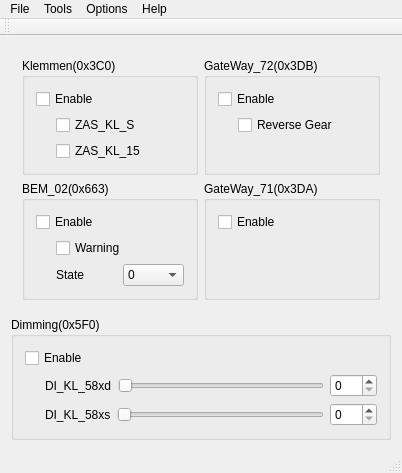
<?xml version="1.0" encoding="UTF-8"?>
<ui version="4.0">
 <class>MainWindow</class>
 <widget class="QMainWindow" name="MainWindow">
  <property name="geometry">
   <rect>
    <x>0</x>
    <y>0</y>
    <width>402</width>
    <height>421</height>
   </rect>
  </property>
  <property name="windowTitle">
   <string>Tiny ECUSimulator</string>
  </property>
  <widget class="QWidget" name="centralWidget">
   <layout class="QGridLayout" name="gridLayout_2">
    <item row="0" column="0">
     <widget class="QWidget" name="widget" native="true">
      <layout class="QGridLayout" name="gridLayout_3">
       <item row="0" column="0">
        <widget class="QGroupBox" name="groupBox">
         <property name="title">
          <string>Klemmen(0x3C0)</string>
         </property>
         <layout class="QVBoxLayout" name="verticalLayout">
          <item>
           <widget class="QCheckBox" name="cbEnable0x3C0">
            <property name="sizePolicy">
             <sizepolicy hsizetype="Preferred" vsizetype="Preferred">
              <horstretch>0</horstretch>
              <verstretch>0</verstretch>
             </sizepolicy>
            </property>
            <property name="text">
             <string>Enable</string>
            </property>
            <property name="iconSize">
             <size>
              <width>50</width>
              <height>26</height>
             </size>
            </property>
           </widget>
          </item>
          <item>
           <layout class="QHBoxLayout" name="horizontalLayout">
            <item>
             <spacer name="horizontalSpacer">
              <property name="orientation">
               <enum>Qt::Horizontal</enum>
              </property>
              <property name="sizeType">
               <enum>QSizePolicy::Fixed</enum>
              </property>
              <property name="sizeHint" stdset="0">
               <size>
                <width>20</width>
                <height>20</height>
               </size>
              </property>
             </spacer>
            </item>
            <item>
             <widget class="QCheckBox" name="cbSigZAS_Kl_S">
              <property name="text">
               <string>ZAS_KL_S</string>
              </property>
             </widget>
            </item>
           </layout>
          </item>
          <item>
           <layout class="QHBoxLayout" name="horizontalLayout_2">
            <item>
             <spacer name="horizontalSpacer_2">
              <property name="orientation">
               <enum>Qt::Horizontal</enum>
              </property>
              <property name="sizeType">
               <enum>QSizePolicy::Fixed</enum>
              </property>
              <property name="sizeHint" stdset="0">
               <size>
                <width>20</width>
                <height>20</height>
               </size>
              </property>
             </spacer>
            </item>
            <item>
             <widget class="QCheckBox" name="cbSigZAS_Kl_15">
              <property name="text">
               <string>ZAS_KL_15</string>
              </property>
             </widget>
            </item>
           </layout>
          </item>
         </layout>
        </widget>
       </item>
       <item row="0" column="2">
        <widget class="QGroupBox" name="groupBox_4">
         <property name="title">
          <string>GateWay_72(0x3DB)</string>
         </property>
         <layout class="QVBoxLayout" name="verticalLayout_4">
          <item>
           <widget class="QCheckBox" name="cbEnable0x3DB">
            <property name="sizePolicy">
             <sizepolicy hsizetype="Preferred" vsizetype="Preferred">
              <horstretch>0</horstretch>
              <verstretch>0</verstretch>
             </sizepolicy>
            </property>
            <property name="text">
             <string>Enable</string>
            </property>
            <property name="iconSize">
             <size>
              <width>50</width>
              <height>26</height>
             </size>
            </property>
           </widget>
          </item>
          <item>
           <layout class="QHBoxLayout" name="horizontalLayout_6">
            <item>
             <spacer name="horizontalSpacer_6">
              <property name="orientation">
               <enum>Qt::Horizontal</enum>
              </property>
              <property name="sizeType">
               <enum>QSizePolicy::Fixed</enum>
              </property>
              <property name="sizeHint" stdset="0">
               <size>
                <width>20</width>
                <height>20</height>
               </size>
              </property>
             </spacer>
            </item>
            <item>
             <widget class="QCheckBox" name="cbSigBCM_Rueckfahrlicht_Anf">
              <property name="text">
               <string>Reverse Gear</string>
              </property>
             </widget>
            </item>
           </layout>
          </item>
          <item>
           <spacer name="verticalSpacer">
            <property name="orientation">
             <enum>Qt::Vertical</enum>
            </property>
            <property name="sizeHint" stdset="0">
             <size>
              <width>20</width>
              <height>40</height>
             </size>
            </property>
           </spacer>
          </item>
         </layout>
        </widget>
       </item>
       <item row="1" column="0">
        <widget class="QGroupBox" name="groupBox_2">
         <property name="title">
          <string>BEM_02(0x663)</string>
         </property>
         <layout class="QVBoxLayout" name="verticalLayout_2">
          <item>
           <widget class="QCheckBox" name="cbEnable0x663">
            <property name="sizePolicy">
             <sizepolicy hsizetype="Preferred" vsizetype="Preferred">
              <horstretch>0</horstretch>
              <verstretch>0</verstretch>
             </sizepolicy>
            </property>
            <property name="text">
             <string>Enable</string>
            </property>
            <property name="iconSize">
             <size>
              <width>50</width>
              <height>26</height>
             </size>
            </property>
           </widget>
          </item>
          <item>
           <layout class="QHBoxLayout" name="horizontalLayout_3">
            <item>
             <spacer name="horizontalSpacer_3">
              <property name="orientation">
               <enum>Qt::Horizontal</enum>
              </property>
              <property name="sizeType">
               <enum>QSizePolicy::Fixed</enum>
              </property>
              <property name="sizeHint" stdset="0">
               <size>
                <width>20</width>
                <height>20</height>
               </size>
              </property>
             </spacer>
            </item>
            <item>
             <widget class="QCheckBox" name="cbSigBEM_MMI_Vorwarnung">
              <property name="text">
               <string>Warning</string>
              </property>
             </widget>
            </item>
           </layout>
          </item>
          <item>
           <layout class="QHBoxLayout" name="horizontalLayout_4">
            <item>
             <spacer name="horizontalSpacer_4">
              <property name="orientation">
               <enum>Qt::Horizontal</enum>
              </property>
              <property name="sizeType">
               <enum>QSizePolicy::Fixed</enum>
              </property>
              <property name="sizeHint" stdset="0">
               <size>
                <width>20</width>
                <height>20</height>
               </size>
              </property>
             </spacer>
            </item>
            <item>
             <widget class="QLabel" name="label">
              <property name="text">
               <string>State</string>
              </property>
             </widget>
            </item>
            <item>
             <widget class="QComboBox" name="coSigBEM_02_Abschaltstufen">
              <item>
               <property name="text">
                <string>0</string>
               </property>
              </item>
              <item>
               <property name="text">
                <string>1</string>
               </property>
              </item>
              <item>
               <property name="text">
                <string>2</string>
               </property>
              </item>
              <item>
               <property name="text">
                <string>3</string>
               </property>
              </item>
              <item>
               <property name="text">
                <string>4</string>
               </property>
              </item>
              <item>
               <property name="text">
                <string>5</string>
               </property>
              </item>
              <item>
               <property name="text">
                <string>6</string>
               </property>
              </item>
              <item>
               <property name="text">
                <string>7</string>
               </property>
              </item>
             </widget>
            </item>
           </layout>
          </item>
         </layout>
        </widget>
       </item>
       <item row="1" column="2">
        <widget class="QGroupBox" name="groupBox_3">
         <property name="title">
          <string>GateWay_71(0x3DA)</string>
         </property>
         <layout class="QVBoxLayout" name="verticalLayout_3">
          <item>
           <widget class="QCheckBox" name="cbEnable0x3DA">
            <property name="sizePolicy">
             <sizepolicy hsizetype="Preferred" vsizetype="Preferred">
              <horstretch>0</horstretch>
              <verstretch>0</verstretch>
             </sizepolicy>
            </property>
            <property name="text">
             <string>Enable</string>
            </property>
            <property name="iconSize">
             <size>
              <width>50</width>
              <height>26</height>
             </size>
            </property>
           </widget>
          </item>
          <item>
           <spacer name="verticalSpacer_2">
            <property name="orientation">
             <enum>Qt::Vertical</enum>
            </property>
            <property name="sizeHint" stdset="0">
             <size>
              <width>20</width>
              <height>40</height>
             </size>
            </property>
           </spacer>
          </item>
         </layout>
        </widget>
       </item>
      </layout>
     </widget>
    </item>
    <item row="1" column="0">
     <widget class="QGroupBox" name="groupBox_5">
      <property name="title">
       <string>Dimming(0x5F0)</string>
      </property>
      <layout class="QGridLayout" name="gridLayout">
       <item row="0" column="0">
        <widget class="QCheckBox" name="cbEnable0x5F0">
         <property name="sizePolicy">
          <sizepolicy hsizetype="Preferred" vsizetype="Preferred">
           <horstretch>0</horstretch>
           <verstretch>0</verstretch>
          </sizepolicy>
         </property>
         <property name="text">
          <string>Enable</string>
         </property>
         <property name="iconSize">
          <size>
           <width>50</width>
           <height>26</height>
          </size>
         </property>
        </widget>
       </item>
       <item row="1" column="0">
        <layout class="QHBoxLayout" name="horizontalLayout_5">
         <item>
          <spacer name="horizontalSpacer_5">
           <property name="orientation">
            <enum>Qt::Horizontal</enum>
           </property>
           <property name="sizeType">
            <enum>QSizePolicy::Fixed</enum>
           </property>
           <property name="sizeHint" stdset="0">
            <size>
             <width>20</width>
             <height>20</height>
            </size>
           </property>
          </spacer>
         </item>
         <item>
          <widget class="QLabel" name="label_2">
           <property name="text">
            <string>DI_KL_58xd</string>
           </property>
          </widget>
         </item>
         <item>
          <widget class="QSlider" name="slSigDI_KL_58xd">
           <property name="maximum">
            <number>253</number>
           </property>
           <property name="orientation">
            <enum>Qt::Horizontal</enum>
           </property>
          </widget>
         </item>
         <item>
          <widget class="QSpinBox" name="sbSigDI_KL_58xd">
           <property name="maximum">
            <number>253</number>
           </property>
          </widget>
         </item>
        </layout>
       </item>
       <item row="2" column="0">
        <layout class="QHBoxLayout" name="horizontalLayout_7">
         <item>
          <spacer name="horizontalSpacer_7">
           <property name="orientation">
            <enum>Qt::Horizontal</enum>
           </property>
           <property name="sizeType">
            <enum>QSizePolicy::Fixed</enum>
           </property>
           <property name="sizeHint" stdset="0">
            <size>
             <width>20</width>
             <height>20</height>
            </size>
           </property>
          </spacer>
         </item>
         <item>
          <widget class="QLabel" name="label_3">
           <property name="text">
            <string>DI_KL_58xs</string>
           </property>
          </widget>
         </item>
         <item>
          <widget class="QSlider" name="slSigDI_KL_58xs">
           <property name="maximum">
            <number>100</number>
           </property>
           <property name="orientation">
            <enum>Qt::Horizontal</enum>
           </property>
          </widget>
         </item>
         <item>
          <widget class="QSpinBox" name="sbSigDI_KL_58xs">
           <property name="maximum">
            <number>100</number>
           </property>
          </widget>
         </item>
        </layout>
       </item>
      </layout>
     </widget>
    </item>
   </layout>
  </widget>
  <widget class="QMenuBar" name="menuBar">
   <property name="geometry">
    <rect>
     <x>0</x>
     <y>0</y>
     <width>402</width>
     <height>17</height>
    </rect>
   </property>
   <widget class="QMenu" name="menuFile">
    <property name="title">
     <string>File</string>
    </property>
    <addaction name="actionConnect"/>
   </widget>
   <widget class="QMenu" name="menuOptions">
    <property name="title">
     <string>Options</string>
    </property>
   </widget>
   <widget class="QMenu" name="menuAbout">
    <property name="title">
     <string>Help</string>
    </property>
    <addaction name="actionAbout"/>
   </widget>
   <widget class="QMenu" name="menuTools">
    <property name="title">
     <string>Tools</string>
    </property>
    <addaction name="actionDevice_Config"/>
   </widget>
   <addaction name="menuFile"/>
   <addaction name="menuTools"/>
   <addaction name="menuOptions"/>
   <addaction name="menuAbout"/>
  </widget>
  <widget class="QToolBar" name="mainToolBar">
   <attribute name="toolBarArea">
    <enum>TopToolBarArea</enum>
   </attribute>
   <attribute name="toolBarBreak">
    <bool>false</bool>
   </attribute>
  </widget>
  <widget class="QStatusBar" name="statusBar"/>
  <action name="actionConnect">
   <property name="text">
    <string>Connect</string>
   </property>
  </action>
  <action name="actionDevice_Config">
   <property name="text">
    <string>Device Config</string>
   </property>
  </action>
  <action name="actionAbout">
   <property name="text">
    <string>About</string>
   </property>
  </action>
 </widget>
 <layoutdefault spacing="6" margin="11"/>
 <resources/>
 <connections>
  <connection>
   <sender>slSigDI_KL_58xd</sender>
   <signal>valueChanged(int)</signal>
   <receiver>sbSigDI_KL_58xd</receiver>
   <slot>setValue(int)</slot>
   <hints>
    <hint type="sourcelabel">
     <x>305</x>
     <y>339</y>
    </hint>
    <hint type="destinationlabel">
     <x>357</x>
     <y>339</y>
    </hint>
   </hints>
  </connection>
  <connection>
   <sender>sbSigDI_KL_58xd</sender>
   <signal>valueChanged(int)</signal>
   <receiver>slSigDI_KL_58xd</receiver>
   <slot>setValue(int)</slot>
   <hints>
    <hint type="sourcelabel">
     <x>350</x>
     <y>333</y>
    </hint>
    <hint type="destinationlabel">
     <x>316</x>
     <y>329</y>
    </hint>
   </hints>
  </connection>
  <connection>
   <sender>slSigDI_KL_58xs</sender>
   <signal>valueChanged(int)</signal>
   <receiver>sbSigDI_KL_58xs</receiver>
   <slot>setValue(int)</slot>
   <hints>
    <hint type="sourcelabel">
     <x>326</x>
     <y>362</y>
    </hint>
    <hint type="destinationlabel">
     <x>357</x>
     <y>361</y>
    </hint>
   </hints>
  </connection>
  <connection>
   <sender>sbSigDI_KL_58xs</sender>
   <signal>valueChanged(int)</signal>
   <receiver>slSigDI_KL_58xs</receiver>
   <slot>setValue(int)</slot>
   <hints>
    <hint type="sourcelabel">
     <x>351</x>
     <y>371</y>
    </hint>
    <hint type="destinationlabel">
     <x>320</x>
     <y>370</y>
    </hint>
   </hints>
  </connection>
 </connections>
</ui>
